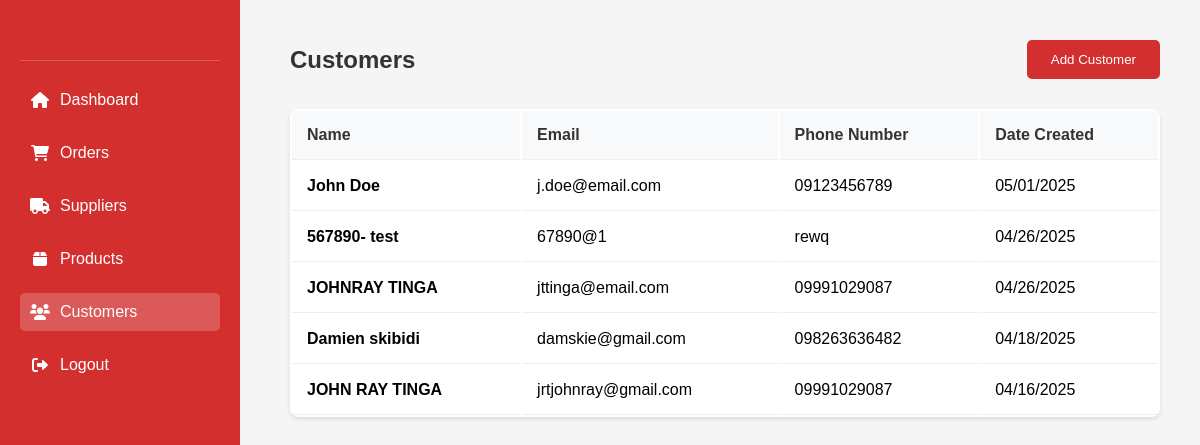
/Admin_customers.php, run on the app's committed database.
### tables this page shows
CREATE TABLE `customer` (
  `PK_CUSTOMER_ID` int(11) NOT NULL,
  `L_NAME` varchar(30) NOT NULL,
  `F_NAME` varchar(30) NOT NULL,
  `EMAIL` varchar(255) NOT NULL,
  `PASSWORD_HASH` varchar(255) NOT NULL,
  `CUSTOMER_ADDRESS` varchar(255) NOT NULL,
  `PHONE_NUM` char(15) NOT NULL,
  `CREATED_AT` datetime NOT NULL DEFAULT current_timestamp(),
  `UPDATE_AT` datetime NOT NULL
);

### Admin_customers.php (the view, shortened to what this page needs)
<?php
include 'db_connect.php';
$sql = "SELECT F_NAME, L_NAME, EMAIL, CREATED_AT, PHONE_NUM FROM customer ORDER BY CREATED_AT DESC";
$result = $conn->query($sql);
?>
<!DOCTYPE html>
<html lang="en">
<head>
    <link rel="stylesheet" href="https://cdnjs.cloudflare.com/ajax/libs/font-awesome/6.0.0/css/all.min.css">
</head>
<body>
    <div class="sidebar">
    <div class="admin-profile">
        </div>
        <a href="Admin_home.php">
            <i class="fas fa-home"></i> Dashboard
        </a>
        <a href="Admin_orders.php">
            <i class="fas fa-shopping-cart"></i> Orders
        </a>
        <a href="Admin_suppliers.php">
            <i class="fas fa-truck"></i> Suppliers
        </a>
        <a href="Admin_product.php">
            <i class="fas fa-box"></i> Products
        </a>
        <a href="Admin_customers.php" class="active">
            <i class="fas fa-users"></i> Customers
        </a>
        <a href="logout.php">
            <i class="fas fa-sign-out-alt"></i> Logout
        </a>
    </div>
    <div class="customer-section">
        <div class="header">
            <h2>Customers</h2>
            <button onclick="window.location.href='Admin_add_customer.php'">Add Customer</button>
        </div>
        <table>
            <thead>
                <tr>
                    <th>Name</th>
                    <th>Email</th>
                    <th>Phone Number</th>
                    <th>Date Created</th>
                </tr>
            </thead>
            <tbody>
                <?php while($row = $result->fetch_assoc()): ?>
                <tr>
                    <td><strong><?= htmlspecialchars($row['F_NAME'] . ' ' . $row['L_NAME']) ?></strong></td>
                    <td><?= htmlspecialchars($row['EMAIL']) ?></td>
                    <td><?= htmlspecialchars($row['PHONE_NUM']) ?></td>
                    <td><?= date("m/d/Y", strtotime($row['CREATED_AT'])) ?></td>
                </tr>
                <?php endwhile; ?>
            </tbody>
        </table>
    </div>
</body>
</html>

### Admin_customers.php (style rules this page uses)
body { margin: 0; font-family: Arial, sans-serif; background-color: #f5f5f5; }
.sidebar { width: 200px; background-color: #d32f2f; height: 100vh; position: fixed; color: white; display: flex; flex-direction: column; padding: 20px; }
.admin-profile { text-align: center; padding: 20px 0; border-bottom: 1px solid rgba(255,255,255,0.2); margin-bottom: 20px; }
.sidebar a { display: flex; align-items: center; color: white; text-decoration: none; margin-bottom: 15px; padding: 10px; border-radius: 5px; transition: all 0.3s ease; }
.sidebar a i { margin-right: 10px; width: 20px; text-align: center; }
.sidebar a.active { background: rgba(255,255,255,0.2); }
.customer-section { margin-left: 250px; padding: 40px; }
.header { display: flex; justify-content: space-between; align-items: center; margin-bottom: 30px; }
.header h2 { margin: 0; color: #333; font-size: 24px; }
.header button { background-color: #d32f2f; color: white; border: none; padding: 12px 24px; cursor: pointer; border-radius: 5px; transition: background-color 0.3s; }
table { width: 100%; background: white; border-radius: 8px; box-shadow: 0 2px 4px rgba(0,0,0,0.1); overflow: hidden; }
table th, table td { padding: 15px; text-align: left; border-bottom: 1px solid #eee; }
table th { background-color: #f8f9fa; color: #333; font-weight: 600; }

### data on the page
customer: F_NAME+L_NAME "John Doe", EMAIL "j.doe@email.com", PHONE_NUM "09123456789", CREATED_AT "05/01/2025"
customer: F_NAME+L_NAME "567890- test", EMAIL "67890@1", PHONE_NUM "rewq", CREATED_AT "04/26/2025"
customer: F_NAME+L_NAME "JOHNRAY TINGA", EMAIL "jttinga@email.com", PHONE_NUM "09991029087", CREATED_AT "04/26/2025"
customer: F_NAME+L_NAME "Damien skibidi", EMAIL "damskie@gmail.com", PHONE_NUM "098263636482", CREATED_AT "04/18/2025"
customer: F_NAME+L_NAME "JOHN RAY TINGA", EMAIL "jrtjohnray@gmail.com", PHONE_NUM "09991029087", CREATED_AT "04/16/2025"
